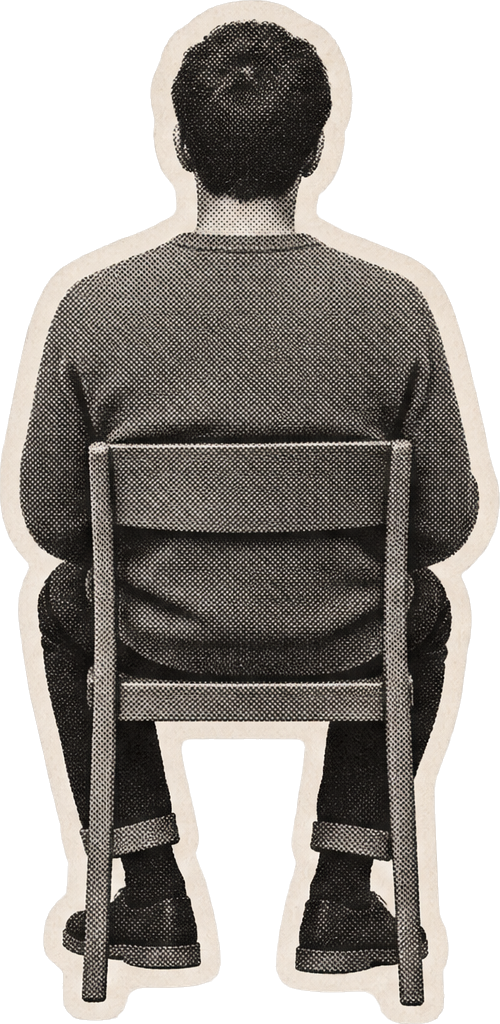
#> input picture videos/dependencia-colagem/pieces/back.png, 500 x 1024 px
$ python -i render.py   (imports and definitions only)
#> lines starting #> are read from the running program, lines starting #| are printed output that depends on the picture
#> further down, picture is the input picture: PIL image 500x1024 RGBA; mean R, G, B, A 125.2, 118.4, 111, 167.8
"""Reel Dependência emocional e borderline: colagem em stop motion, 1080x1920, 30 fps.

Peças recortadas (GPT Image 2.5, meio-tom) sobre papel creme, cartão de cor chapada por cena,
peças em tremor a 12 qps, legenda pequena (até 3 palavras) num lugar só, ênfase num molde só:
palavra grande Anton + complemento em serifa itálica vermelha.
Uso: python3 render.py [--still t1,t2,...] [--events]
"""
import json, math, random, subprocess, sys
from functools import lru_cache
import numpy as np
from PIL import Image, ImageDraw, ImageFilter, ImageFont

W, H, FPS, STEP = 1080, 1920, 30, 12
ROOT = __file__.rsplit('/', 1)[0]
CREAM = (237, 228, 211)
PAPER2 = (247, 241, 229)
INK = (26, 24, 22)
RED = (204, 0, 0)
CARDS = {
    'mostarda': (227, 169, 43), 'azul': (47, 93, 168), 'verde': (62, 138, 99),
    'rosa': (229, 139, 160), 'vermelho': (204, 0, 0), 'petroleo': (21, 94, 117),
}

# [2 lines not run here, left out]
# [1 line that did not run here, left out]
# [1 line that did not run here, left out]
# [1 line that did not run here, left out]


def w_at(word, nth=0, after=0.0):
    hits = [w for w in WORDS if w['w'].strip('.,?').lower() == word.strip('.,?').lower() and w['s'] >= after]
    return hits[nth]['s']


# ---------- fontes ----------
# [52 lines left out: functions font, make_paper, torn_mask, not called in this run]


def with_shadow(img, off=(6, 9), blur=7, op=0.30):
#> called with off = (6, 9), blur = 7, op = 0.3
    pad = blur * 2 + max(abs(off[0]), abs(off[1]))
    out = Image.new('RGBA', (img.width + 2 * pad, img.height + 2 * pad), (0, 0, 0, 0))
#> out: PIL image 546x1070 RGBA; every value is 0
    a = img.getchannel('A').point(lambda v: int(v * op))
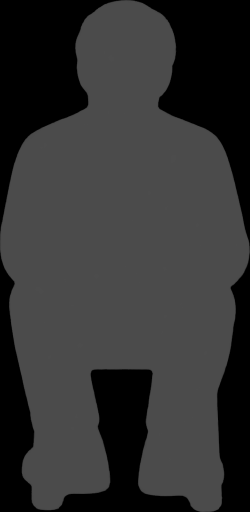
#> a: PIL image 500x1024 L (shown at 1/2 size); min 0, max 76, mean 49.8
    blk = Image.new('RGBA', img.size, (20, 14, 8, 255))
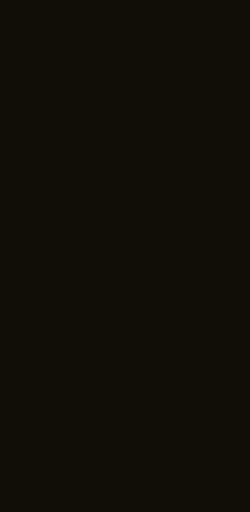
#> blk: PIL image 500x1024 RGBA (shown at 1/2 size); mean R, G, B, A 20, 14, 8, 255
    blk.putalpha(a)
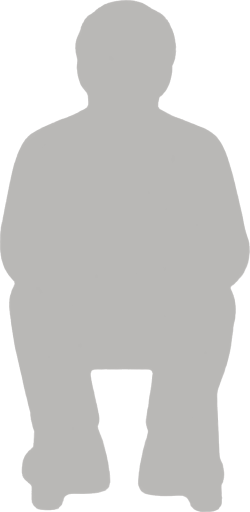
#> blk: PIL image 500x1024 RGBA (shown at 1/2 size); mean R, G, B, A 20, 14, 8, 49.8; transparent parts drawn white
    sh = Image.new('RGBA', out.size, (0, 0, 0, 0))
    sh.paste(blk, (pad + off[0], pad + off[1]))
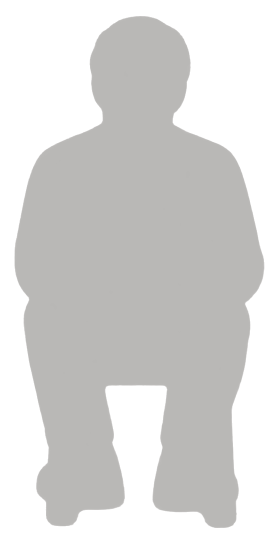
#> sh: PIL image 546x1070 RGBA (shown at 1/2 size); mean R, G, B, A 17.5, 12.3, 7, 43.6; transparent parts drawn white
    sh = sh.filter(ImageFilter.GaussianBlur(blur))
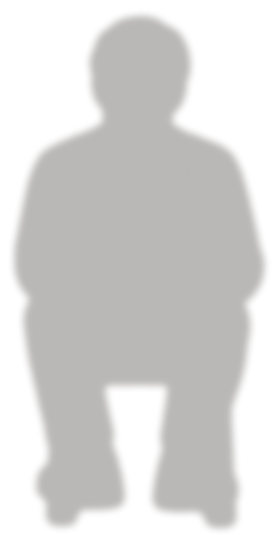
#> sh: PIL image 546x1070 RGBA (shown at 1/2 size); mean R, G, B, A 17.5, 12.3, 7, 43.6; transparent parts drawn white
    out.alpha_composite(sh)
    out.alpha_composite(img, (pad, pad))
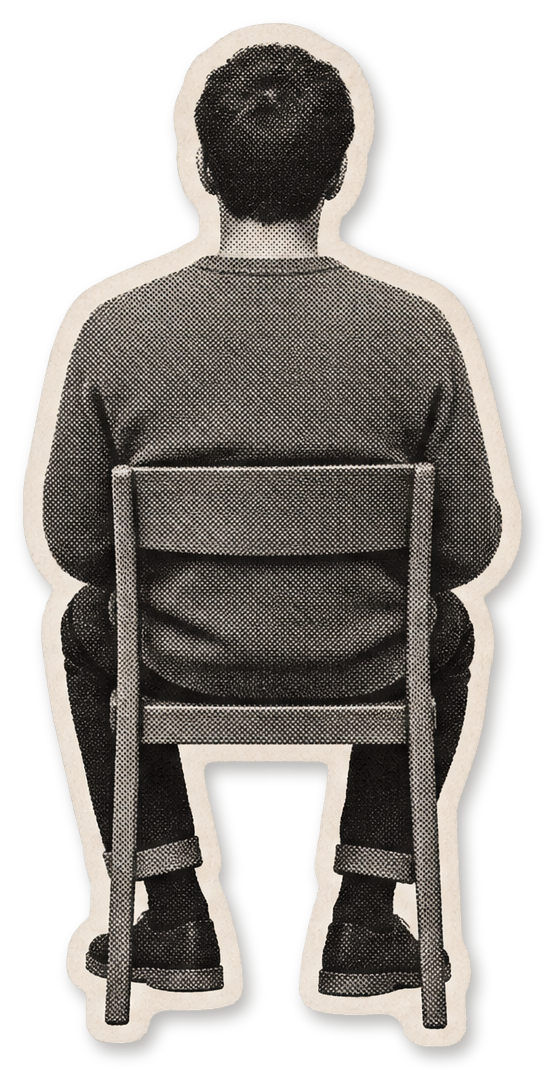
#> out: PIL image 546x1070 RGBA; mean R, G, B, A 66.6, 62.3, 57.8, 149.3; transparent parts drawn white
    return out


# ---------- peças ----------
@lru_cache(None)
def piece(name):
    return Image.open(f'{ROOT}/pieces/{name}.png').convert('RGBA')


# [15 lines left out: functions card, tag_img, not called in this run]


TAGS = {}


# [23 lines left out: functions tag, bubble_img, not called in this run]


BUB = {}


# ---------- tempo ----------
def q(t):
    return math.floor(t * STEP) / STEP


def clamp(x, a=0.0, b=1.0):
    return max(a, min(b, x))


def ease_out(x):
    return 1 - (1 - x) ** 3


def ease_back(x, s=1.7):
    x -= 1
    return x * x * ((s + 1) * x + s) + 1


def boil(t, sid, amp=1.4):
    r = random.Random(int(t * STEP) * 7919 + sid)
    return r.uniform(-amp, amp), r.uniform(-amp, amp), r.uniform(-0.5, 0.5)


# [10 lines left out: function prepared, not called in this run]


SRC = {}


# [114 lines left out: functions reg, place, pop, put, burst, red_circle and 3 more, not called in this run]


CAP_Y = 1500
HIDE = set()


# [17 lines left out: function captions, not called in this run]


CAPS = []


# [98 lines left out: functions draw_caption, bg_card, sc1, sc2, sc3, not called in this run]


NET = [('friend1', 230, 470, 'AMIGOS', 'amigos,'), ('friend2', 540, 380, 'AMIGOS', 'amigos,'),
       ('friend3', 850, 470, 'OPINIÃO PRÓPRIA', 'opinião'), ('guitar', 250, 830, 'O QUE VOCÊ GOSTAVA', 'gostava'),
       ('book', 830, 840, 'O QUE VOCÊ GOSTAVA', 'gostava')]


# [139 lines left out: functions sc4, sc5, sc6, sc7, halo, flames_red and 1 more, not called in this run]


HALVES = None


# [99 lines left out: functions tear_halves, sc9, venn, sc10, cta, not called in this run]


# [3 lines that did not run here, left out]

PAPER = None


# [63 lines left out: functions frame, setup, events, main, not called in this run]


# [2 lines not run here, left out]

>>> from PIL import Image
>>> picture = Image.open('pieces/back.png')
>>> result = with_shadow(picture)

$ run again, on videos/dependencia-colagem/pieces/clipboard.png
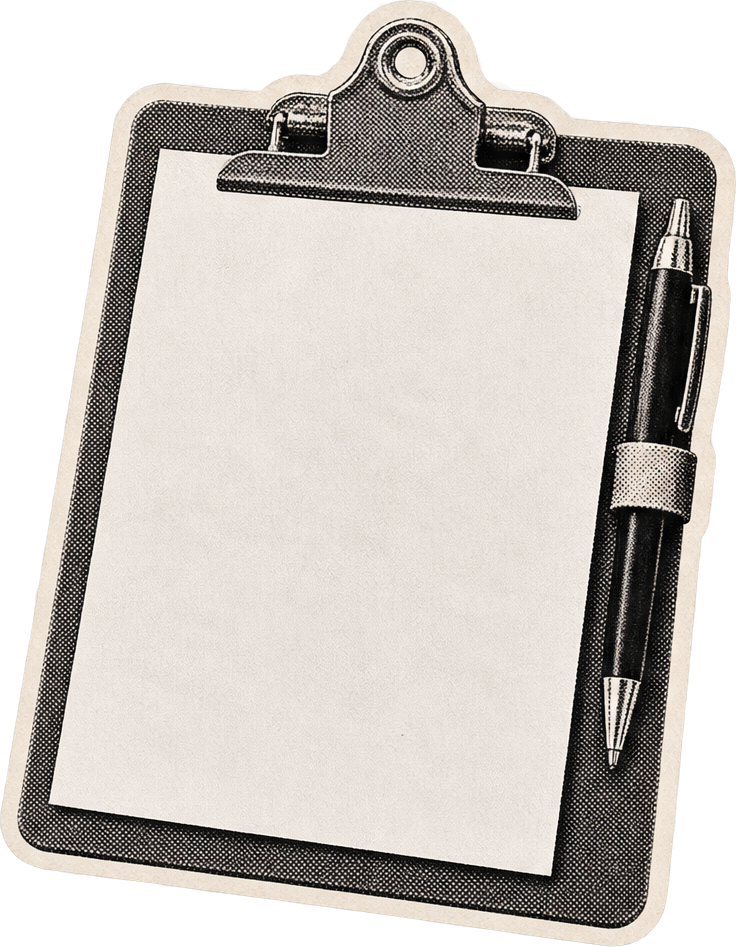
#> input picture videos/dependencia-colagem/pieces/clipboard.png, 736 x 947 px
#> picture is the input picture: PIL image 736x947 RGBA; mean R, G, B, A 183.3, 177, 169.9, 195
#> in with_shadow, `sh.paste(blk, (pad + off[0], pad + off[1]))`:
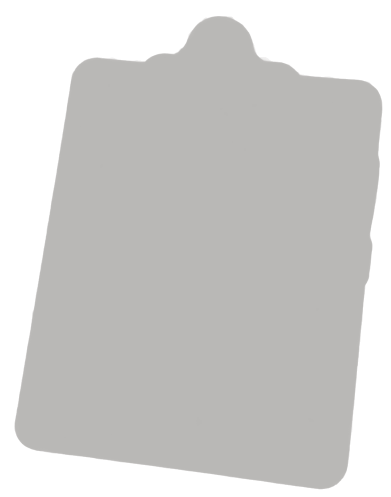
#> sh: PIL image 782x993 RGBA (shown at 1/2 size); mean R, G, B, A 18, 12.6, 7.2, 51.9; transparent parts drawn white
#> in with_shadow, `out.alpha_composite(img, (pad, pad))`:
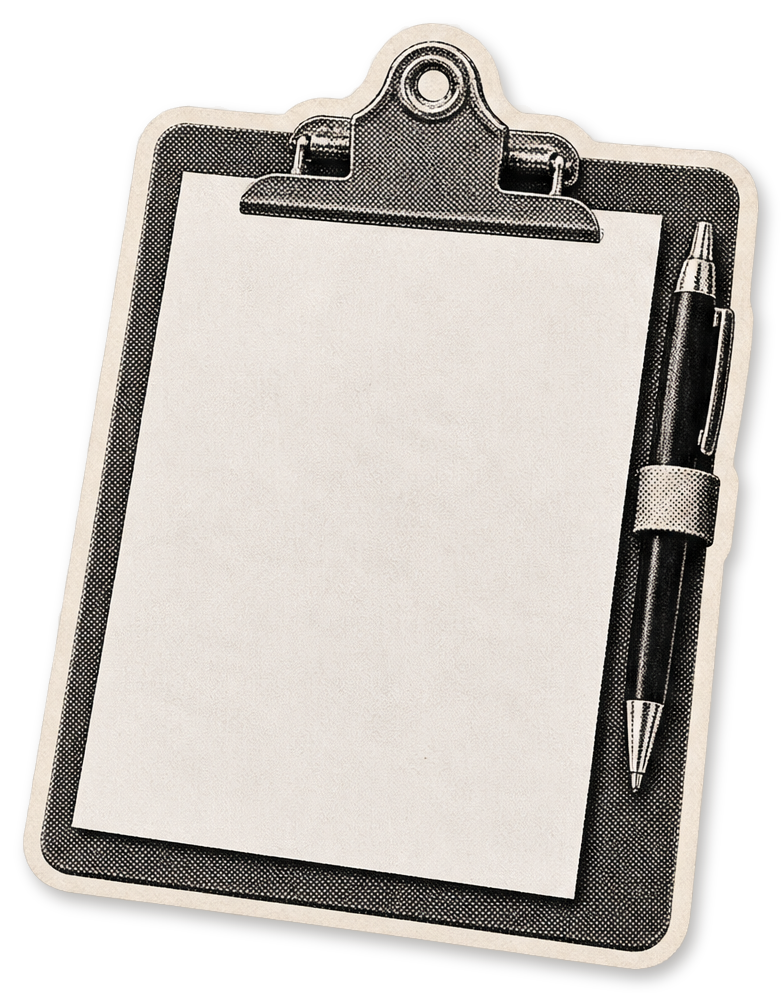
#> out: PIL image 782x993 RGBA; mean R, G, B, A 130.4, 125.7, 120.8, 176.9; transparent parts drawn white

$ run again, on videos/dependencia-colagem/pieces/clock.png
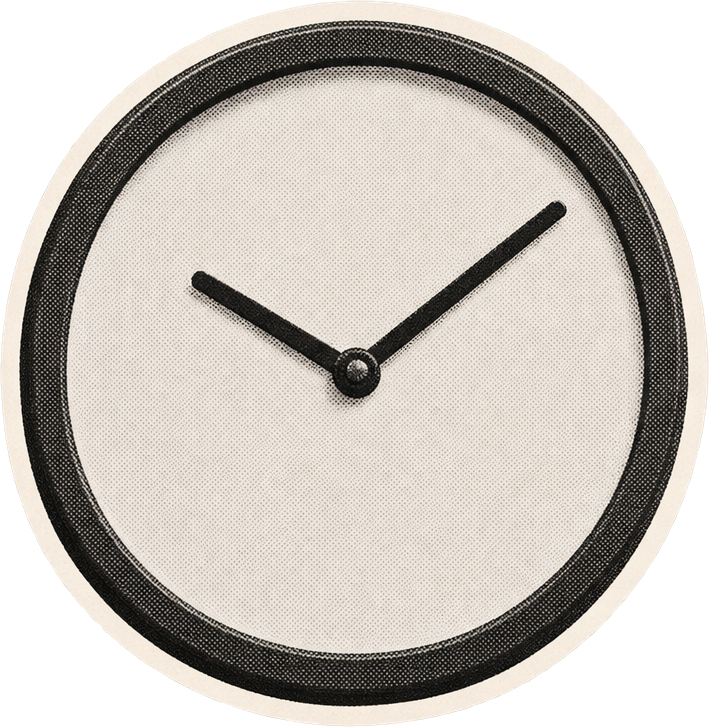
#> input picture videos/dependencia-colagem/pieces/clock.png, 709 x 727 px
#> picture is the input picture: PIL image 709x727 RGBA; mean R, G, B, A 177, 170.1, 161.8, 199.1
#> in with_shadow, `sh = sh.filter(ImageFilter.GaussianBlur(blur))`:
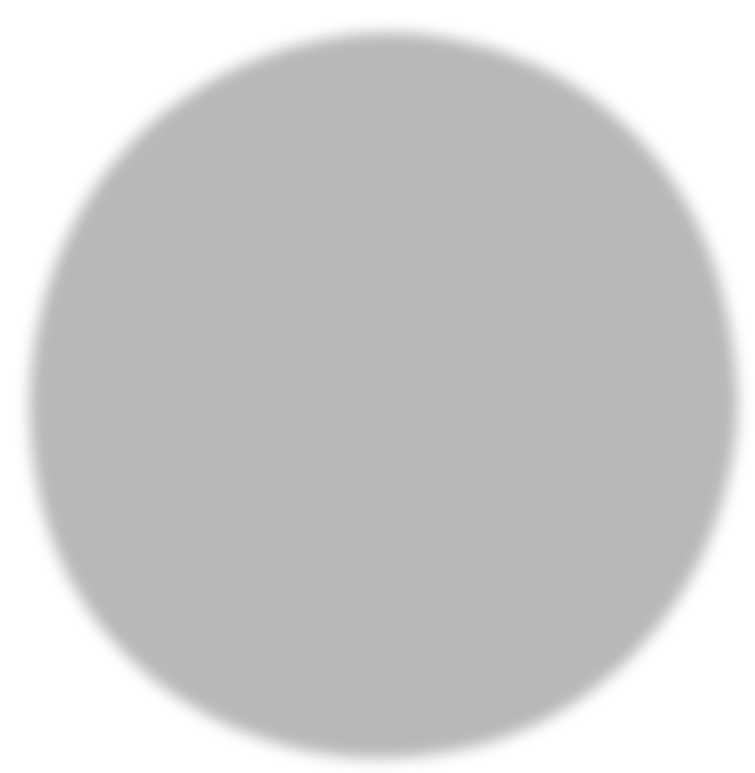
#> sh: PIL image 755x773 RGBA; mean R, G, B, A 17.7, 12.4, 7.1, 52.2; transparent parts drawn white
#> in with_shadow, `out.alpha_composite(img, (pad, pad))`:
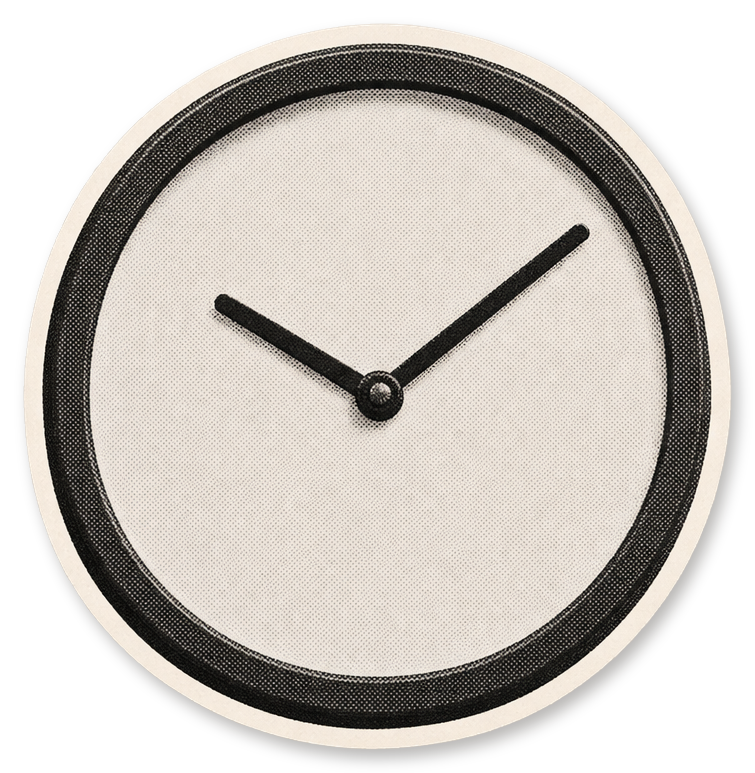
#> out: PIL image 755x773 RGBA; mean R, G, B, A 128.3, 123.1, 117.1, 177.8; transparent parts drawn white
